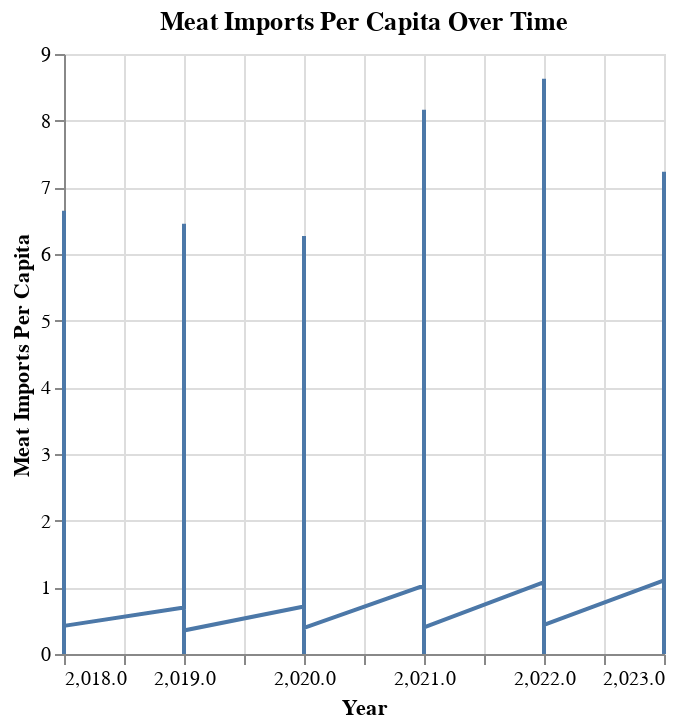

The notebook cell this image was saved under:
### Code cell
# prompt: Using dataframe meat: a line graph of meat imports per capita and the year please

# Import necessary libraries
import altair as alt

# Create a line graph
alt.Chart(meat).mark_line().encode(
    x='Year',
    y='Meat Imports Per Capita'
).properties(
    title='Meat Imports Per Capita Over Time'
)

### Figure 1 — Vega-Lite specification as saved in the notebook (floating-point values rounded to 4 significant figures; data arrays with more than 128 entries replaced by an {"elided": "..."} marker saying what was removed)
{"config": {"view": {"continuousWidth": 300, "continuousHeight": 300}}, "data": {"name": "data-3f551a5e56e09b50aacbfd1d4318dab0"}, "mark": {"type": "line"}, "encoding": {"x": {"field": "Year", "type": "quantitative"}, "y": {"field": "Meat Imports Per Capita", "type": "quantitative"}}, "title": "Meat Imports Per Capita Over Time", "$schema": "https://vega.github.io/schema/vega-lite/v5.20.1.json", "datasets": {"data-3f551a5e56e09b50aacbfd1d4318dab0": {"elided": "1092 records"}}}
